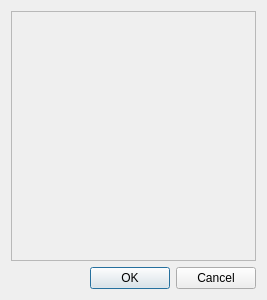
<?xml version="1.0" encoding="UTF-8"?>
<ui version="4.0">
 <class>discreteColorRangeSelector</class>
 <widget class="QDialog" name="discreteColorRangeSelector">
  <property name="geometry">
   <rect>
    <x>0</x>
    <y>0</y>
    <width>267</width>
    <height>300</height>
   </rect>
  </property>
  <property name="windowTitle">
   <string>Select Colors</string>
  </property>
  <layout class="QVBoxLayout" name="verticalLayout">
   <item>
    <widget class="QScrollArea" name="scrollArea">
     <property name="widgetResizable">
      <bool>true</bool>
     </property>
     <widget class="QWidget" name="scrollAreaWidgetContents">
      <property name="geometry">
       <rect>
        <x>0</x>
        <y>0</y>
        <width>247</width>
        <height>251</height>
       </rect>
      </property>
      <layout class="QVBoxLayout" name="verticalLayout_2">
       <property name="spacing">
        <number>5</number>
       </property>
       <item>
        <layout class="QHBoxLayout" name="horizontalLayout"/>
       </item>
      </layout>
     </widget>
    </widget>
   </item>
   <item>
    <widget class="QDialogButtonBox" name="buttonBox">
     <property name="orientation">
      <enum>Qt::Horizontal</enum>
     </property>
     <property name="standardButtons">
      <set>QDialogButtonBox::Cancel|QDialogButtonBox::Ok</set>
     </property>
    </widget>
   </item>
  </layout>
 </widget>
 <resources/>
 <connections>
  <connection>
   <sender>buttonBox</sender>
   <signal>accepted()</signal>
   <receiver>discreteColorRangeSelector</receiver>
   <slot>accept()</slot>
   <hints>
    <hint type="sourcelabel">
     <x>248</x>
     <y>254</y>
    </hint>
    <hint type="destinationlabel">
     <x>157</x>
     <y>274</y>
    </hint>
   </hints>
  </connection>
  <connection>
   <sender>buttonBox</sender>
   <signal>rejected()</signal>
   <receiver>discreteColorRangeSelector</receiver>
   <slot>reject()</slot>
   <hints>
    <hint type="sourcelabel">
     <x>316</x>
     <y>260</y>
    </hint>
    <hint type="destinationlabel">
     <x>286</x>
     <y>274</y>
    </hint>
   </hints>
  </connection>
 </connections>
</ui>
